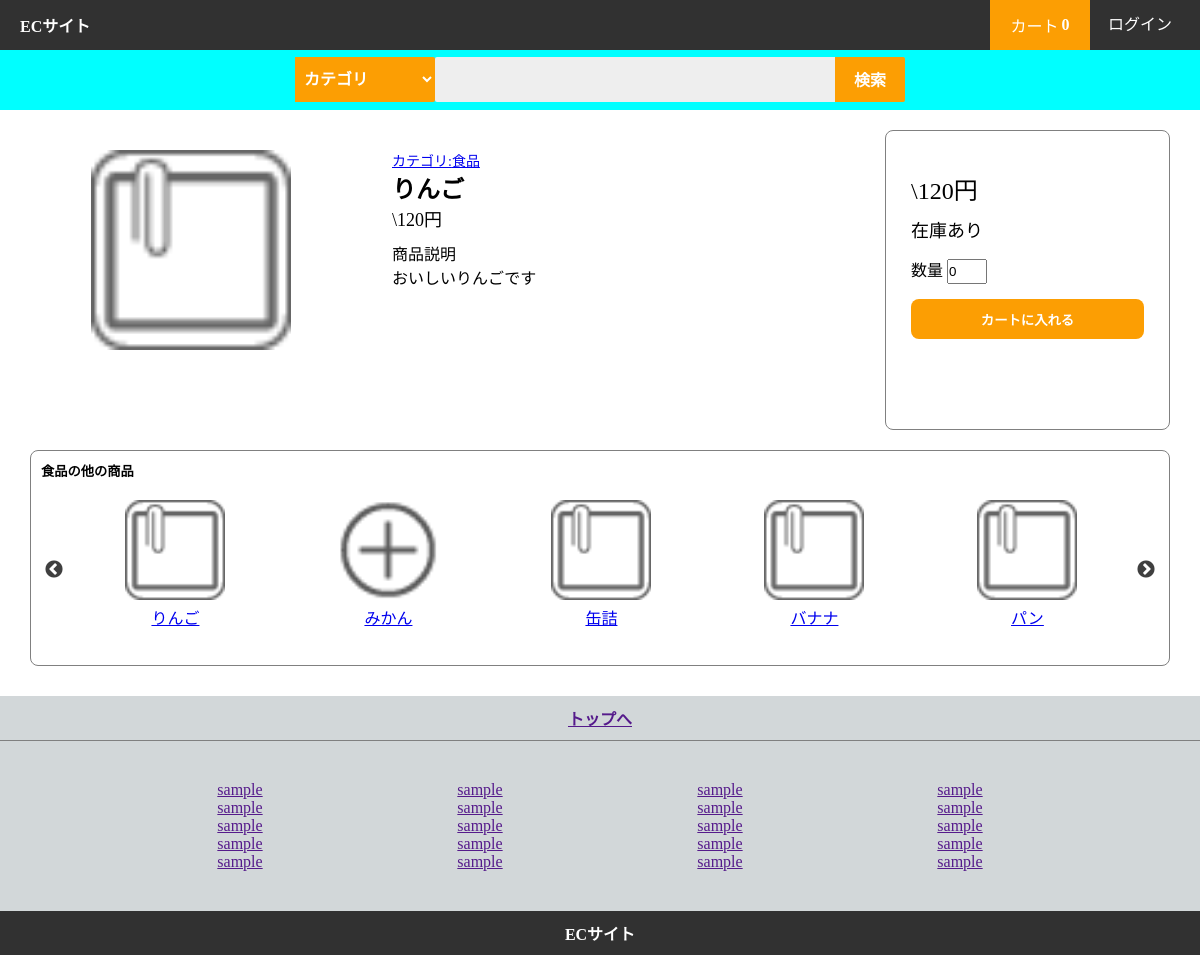
The page /test_sql/product.php?name=1 on the database its author committed.
### tables this page shows
CREATE TABLE `product_info` (
  `Product_ID` int(11) NOT NULL,
  `Product_Name` text DEFAULT NULL,
  `Product_Category` text DEFAULT NULL,
  `Product_About` text DEFAULT NULL,
  `Product_Price` int(11) DEFAULT NULL,
  `Product_Image` text DEFAULT NULL,
  `Product_Stock` int(11) DEFAULT NULL,
  `Product_Access` int(11) NOT NULL DEFAULT 0
);

### test_sql/product.php (the view, shortened to what this page needs)
<?php
require "pdo_connect.php";
$productID = $_GET["name"];
$prepare = $dbh->prepare("SELECT * FROM Product_Info WHERE Product_ID = ?");
$prepare->execute([$productID]);
$result = $prepare->fetch(PDO::FETCH_ASSOC);
$prepare = $dbh->prepare("SELECT * FROM Product_Info WHERE Product_Category=?");
$prepare->execute([$result["Product_Category"]]);
$sameCategory = $prepare->fetchAll(PDO::FETCH_ASSOC);
?>
<!DOCTYPE html>
<html>
<head>
	<link href="js/slick-theme.css" rel="stylesheet" type="text/css">
	<link href="js/slick.css" rel="stylesheet" type="text/css">
	<link rel="stylesheet" href="css/common.css">
	<link rel="stylesheet" href="css/product.css">
</head>
<body>
	<?php require 'nav.php'; ?>
	<?php require 'search_area.php'; ?>
	<div class="container">
		<div class="image-area">
			<img src="<?php echo $result["Product_Image"] ?>" class="product-image">
		</div>
		<div class="about-area">
			<a href="search.php?c=<?php echo $result["Product_Category"] ?>" class="about-category">カテゴリ:<?php echo $result["Product_Category"] ?></a>
			<h2><?php echo $result["Product_Name"] ?></h2>
			<div class="about-price">\<?php echo $result["Product_Price"] ?>円</div>
			<div>商品説明</div>
			<div about-about><?php echo $result["Product_About"] ?></div>
		</div>
		<div class="cart-area">
			<div class="cart-price">\<?php echo $result["Product_Price"] ?>円</div>
			<?php if($result["Product_Stock"] > 0): ?>
				<div class="cart-stock">在庫あり</div>
			<?php else: ?>
				<div class="cart-stock">売り切れ</div>
			<?php endif; ?>
			<form action="cart.php?name=add" method="post" class="products">
				<label for="quantity">数量</label>
				<input type="number" min="0" max="<?php echo $result["Product_Stock"] ?>" name="quantity" value="0" class="cart-input">
        		<input type="submit" name="submit" value="カートに入れる" class="cart-submit">
			</form>
		</div>
    </div>
    <div class="slide-category">
				<h5><?php echo $result["Product_Category"] ?>の他の商品</h5>
				<ul class="slider">
				<?php for($i=0; $i<count($sameCategory); $i++): ?>
                    <li class="slide-content"><a href="product.php?name=<?php echo $sameCategory[$i]["Product_ID"] ?>">
                        <img src="img/<?php echo $sameCategory[$i]["Product_ID"] ?>.png" class="replace-image">
                        <div class="item"><?php echo $sameCategory[$i]["Product_Name"] ?></div>
                    </a></li>
                <?php endfor ?>
            	</ul>
	</div>
	<?php require 'footer.php'; ?>
</body>
</html>

### test_sql/css/common.css (style rules this page uses)
* { margin: 0; padding: 0; }

### test_sql/css/product.css (style rules this page uses)
.container { width:95%; margin:0 auto; padding:20px 0px; box-sizing:border-box; display:flex; flex-wrap:wrap; }
.image-area { width:30%; background:white; display:flex; justify-content:center; }
.product-image { width:200px; height:200px; margin-right:20px; margin-bottom:20px; margin-top:20px; }
.about-area { width:45%; background:white; box-sizing:border-box; padding:20px 20px; }
.about-category { font-size:14px; }
.about-price { margin-bottom:10px; font-size:18px; }
.cart-area { width:25%; min-height:300px; background:white; border-radius:8px; padding:30px 25px; box-sizing:border-box; border:1px solid gray; }
.cart-price { font-size:24px; margin-bottom:10px; margin-top:10px; }
.cart-stock { font-size:18px; margin-bottom:15px; }
.cart-input { width:40px; height:25px; outline:none; box-sizing:border-box; margin:0; padding:0; margin-bottom:15px; }
.cart-submit { width:100%; display:block; height:40px; background:#fc9e03; outline:none; border:none; border-radius:8px; color:white; font-weight:bold; }
.slide-category { width:95%; background:white; margin:0 auto; padding:10px; margin-bottom:30px; box-sizing:border-box; border-radius:8px; border:1px solid gray; }
.slider { width:95%; margin:0 auto; margin-top:5px; }
.slide-content { width:100px; margin:10px; text-align:center; }
.slide-content img { width:100px; margin:0 auto; padding-top:5px; }
.item { height:40px; margin-top:5px; }

### test_sql/css/nav.css (style rules this page uses)
li { list-style:none; }

### rows shown on the page
product_info: Product_Image (picture), Product_Category "食品", Product_Name "りんご", Product_Price "120", Product_About "おいしいりんごです"
product_info: shows a picture, Product_Name "みかん"
product_info: Product_Name "缶詰"
product_info: Product_Name "バナナ"
product_info: Product_Name "パン"
